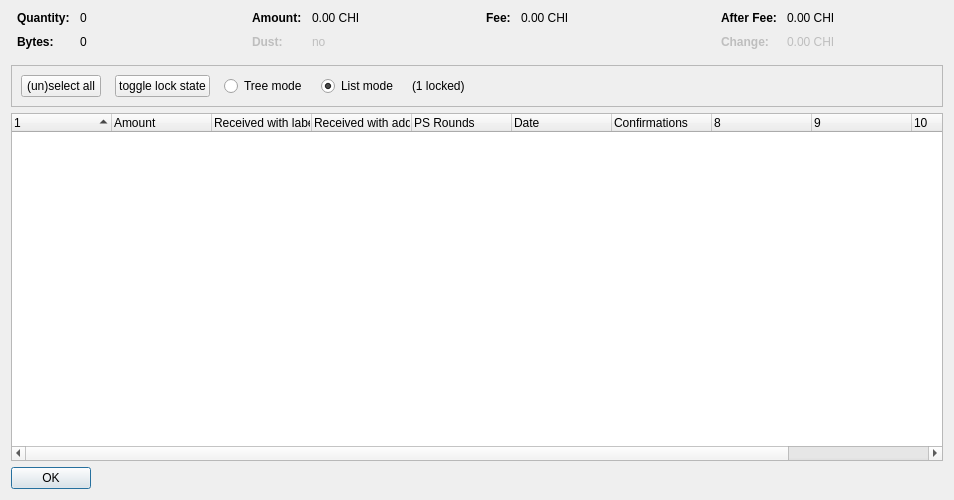
<?xml version="1.0" encoding="UTF-8"?>
<ui version="4.0">
 <class>CoinControlDialog</class>
 <widget class="QDialog" name="CoinControlDialog">
  <property name="geometry">
   <rect>
    <x>0</x>
    <y>0</y>
    <width>954</width>
    <height>500</height>
   </rect>
  </property>
  <property name="windowTitle">
   <string>Coin Selection</string>
  </property>
  <layout class="QVBoxLayout" name="verticalLayout">
   <item>
    <layout class="QHBoxLayout" name="horizontalLayoutTop" stretch="0,0,0,0">
     <property name="topMargin">
      <number>0</number>
     </property>
     <property name="bottomMargin">
      <number>10</number>
     </property>
     <item>
      <layout class="QFormLayout" name="formLayoutCoinControl1">
       <property name="horizontalSpacing">
        <number>10</number>
       </property>
       <property name="verticalSpacing">
        <number>10</number>
       </property>
       <property name="leftMargin">
        <number>6</number>
       </property>
       <property name="rightMargin">
        <number>6</number>
       </property>
       <item row="0" column="0">
        <widget class="QLabel" name="labelCoinControlQuantityText">
         <property name="font">
          <font>
           <weight>75</weight>
           <bold>true</bold>
          </font>
         </property>
         <property name="text">
          <string>Quantity:</string>
         </property>
        </widget>
       </item>
       <item row="0" column="1">
        <widget class="QLabel" name="labelCoinControlQuantity">
         <property name="cursor">
          <cursorShape>IBeamCursor</cursorShape>
         </property>
         <property name="contextMenuPolicy">
          <enum>Qt::ActionsContextMenu</enum>
         </property>
         <property name="text">
          <string notr="true">0</string>
         </property>
         <property name="textInteractionFlags">
          <set>Qt::LinksAccessibleByMouse|Qt::TextSelectableByKeyboard|Qt::TextSelectableByMouse</set>
         </property>
        </widget>
       </item>
       <item row="1" column="0">
        <widget class="QLabel" name="labelCoinControlBytesText">
         <property name="font">
          <font>
           <weight>75</weight>
           <bold>true</bold>
          </font>
         </property>
         <property name="text">
          <string>Bytes:</string>
         </property>
        </widget>
       </item>
       <item row="1" column="1">
        <widget class="QLabel" name="labelCoinControlBytes">
         <property name="cursor">
          <cursorShape>IBeamCursor</cursorShape>
         </property>
         <property name="contextMenuPolicy">
          <enum>Qt::ActionsContextMenu</enum>
         </property>
         <property name="text">
          <string notr="true">0</string>
         </property>
         <property name="textInteractionFlags">
          <set>Qt::LinksAccessibleByMouse|Qt::TextSelectableByKeyboard|Qt::TextSelectableByMouse</set>
         </property>
        </widget>
       </item>
      </layout>
     </item>
     <item>
      <layout class="QFormLayout" name="formLayoutCoinControl2">
       <property name="horizontalSpacing">
        <number>10</number>
       </property>
       <property name="verticalSpacing">
        <number>10</number>
       </property>
       <property name="leftMargin">
        <number>6</number>
       </property>
       <property name="rightMargin">
        <number>6</number>
       </property>
       <item row="0" column="0">
        <widget class="QLabel" name="labelCoinControlAmountText">
         <property name="font">
          <font>
           <weight>75</weight>
           <bold>true</bold>
          </font>
         </property>
         <property name="text">
          <string>Amount:</string>
         </property>
        </widget>
       </item>
       <item row="0" column="1">
        <widget class="QLabel" name="labelCoinControlAmount">
         <property name="cursor">
          <cursorShape>IBeamCursor</cursorShape>
         </property>
         <property name="contextMenuPolicy">
          <enum>Qt::ActionsContextMenu</enum>
         </property>
         <property name="text">
          <string notr="true">0.00 CHI</string>
         </property>
         <property name="textInteractionFlags">
          <set>Qt::LinksAccessibleByMouse|Qt::TextSelectableByKeyboard|Qt::TextSelectableByMouse</set>
         </property>
        </widget>
       </item>
       <item row="1" column="0">
        <widget class="QLabel" name="labelCoinControlLowOutputText">
         <property name="enabled">
          <bool>false</bool>
         </property>
         <property name="font">
          <font>
           <weight>75</weight>
           <bold>true</bold>
          </font>
         </property>
         <property name="text">
          <string>Dust:</string>
         </property>
        </widget>
       </item>
       <item row="1" column="1">
        <widget class="QLabel" name="labelCoinControlLowOutput">
         <property name="enabled">
          <bool>false</bool>
         </property>
         <property name="cursor">
          <cursorShape>IBeamCursor</cursorShape>
         </property>
         <property name="contextMenuPolicy">
          <enum>Qt::ActionsContextMenu</enum>
         </property>
         <property name="text">
          <string notr="true">no</string>
         </property>
         <property name="textInteractionFlags">
          <set>Qt::LinksAccessibleByMouse|Qt::TextSelectableByKeyboard|Qt::TextSelectableByMouse</set>
         </property>
        </widget>
       </item>
      </layout>
     </item>
     <item>
      <layout class="QFormLayout" name="formLayoutCoinControl3">
       <property name="horizontalSpacing">
        <number>10</number>
       </property>
       <property name="verticalSpacing">
        <number>10</number>
       </property>
       <property name="leftMargin">
        <number>6</number>
       </property>
       <property name="rightMargin">
        <number>6</number>
       </property>
       <item row="0" column="0">
        <widget class="QLabel" name="labelCoinControlFeeText">
         <property name="font">
          <font>
           <weight>75</weight>
           <bold>true</bold>
          </font>
         </property>
         <property name="text">
          <string>Fee:</string>
         </property>
        </widget>
       </item>
       <item row="0" column="1">
        <widget class="QLabel" name="labelCoinControlFee">
         <property name="cursor">
          <cursorShape>IBeamCursor</cursorShape>
         </property>
         <property name="contextMenuPolicy">
          <enum>Qt::ActionsContextMenu</enum>
         </property>
         <property name="text">
          <string notr="true">0.00 CHI</string>
         </property>
         <property name="textInteractionFlags">
          <set>Qt::LinksAccessibleByMouse|Qt::TextSelectableByKeyboard|Qt::TextSelectableByMouse</set>
         </property>
        </widget>
       </item>
      </layout>
     </item>
     <item>
      <layout class="QFormLayout" name="formLayoutCoinControl4">
       <property name="horizontalSpacing">
        <number>10</number>
       </property>
       <property name="verticalSpacing">
        <number>10</number>
       </property>
       <property name="leftMargin">
        <number>6</number>
       </property>
       <property name="rightMargin">
        <number>6</number>
       </property>
       <item row="0" column="0">
        <widget class="QLabel" name="labelCoinControlAfterFeeText">
         <property name="font">
          <font>
           <weight>75</weight>
           <bold>true</bold>
          </font>
         </property>
         <property name="text">
          <string>After Fee:</string>
         </property>
        </widget>
       </item>
       <item row="0" column="1">
        <widget class="QLabel" name="labelCoinControlAfterFee">
         <property name="cursor">
          <cursorShape>IBeamCursor</cursorShape>
         </property>
         <property name="contextMenuPolicy">
          <enum>Qt::ActionsContextMenu</enum>
         </property>
         <property name="text">
          <string notr="true">0.00 CHI</string>
         </property>
         <property name="textInteractionFlags">
          <set>Qt::LinksAccessibleByMouse|Qt::TextSelectableByKeyboard|Qt::TextSelectableByMouse</set>
         </property>
        </widget>
       </item>
       <item row="1" column="0">
        <widget class="QLabel" name="labelCoinControlChangeText">
         <property name="enabled">
          <bool>false</bool>
         </property>
         <property name="font">
          <font>
           <weight>75</weight>
           <bold>true</bold>
          </font>
         </property>
         <property name="text">
          <string>Change:</string>
         </property>
        </widget>
       </item>
       <item row="1" column="1">
        <widget class="QLabel" name="labelCoinControlChange">
         <property name="enabled">
          <bool>false</bool>
         </property>
         <property name="cursor">
          <cursorShape>IBeamCursor</cursorShape>
         </property>
         <property name="contextMenuPolicy">
          <enum>Qt::ActionsContextMenu</enum>
         </property>
         <property name="text">
          <string notr="true">0.00 CHI</string>
         </property>
         <property name="textInteractionFlags">
          <set>Qt::LinksAccessibleByMouse|Qt::TextSelectableByKeyboard|Qt::TextSelectableByMouse</set>
         </property>
        </widget>
       </item>
      </layout>
     </item>
    </layout>
   </item>
   <item>
    <widget class="QFrame" name="frame">
     <property name="minimumSize">
      <size>
       <width>0</width>
       <height>40</height>
      </size>
     </property>
     <property name="frameShape">
      <enum>QFrame::StyledPanel</enum>
     </property>
     <property name="frameShadow">
      <enum>QFrame::Sunken</enum>
     </property>
     <layout class="QHBoxLayout" name="horizontalLayout">
      <item>
       <layout class="QHBoxLayout" name="horizontalLayoutPanel" stretch="0,0,0,0,0,0">
        <property name="spacing">
         <number>14</number>
        </property>
        <item>
         <widget class="QPushButton" name="pushButtonSelectAll">
          <property name="sizePolicy">
           <sizepolicy hsizetype="Maximum" vsizetype="Fixed">
            <horstretch>0</horstretch>
            <verstretch>0</verstretch>
           </sizepolicy>
          </property>
          <property name="text">
           <string>(un)select all</string>
          </property>
          <property name="autoDefault">
           <bool>false</bool>
          </property>
         </widget>
        </item>
        <item>
         <widget class="QPushButton" name="pushButtonToggleLock">
          <property name="sizePolicy">
           <sizepolicy hsizetype="Maximum" vsizetype="Fixed">
            <horstretch>0</horstretch>
            <verstretch>0</verstretch>
           </sizepolicy>
          </property>
          <property name="text">
           <string>toggle lock state</string>
          </property>
          <property name="autoDefault">
           <bool>false</bool>
          </property>
         </widget>
        </item>
        <item>
         <widget class="QRadioButton" name="radioTreeMode">
          <property name="sizePolicy">
           <sizepolicy hsizetype="Maximum" vsizetype="Fixed">
            <horstretch>0</horstretch>
            <verstretch>0</verstretch>
           </sizepolicy>
          </property>
          <property name="text">
           <string>Tree mode</string>
          </property>
         </widget>
        </item>
        <item>
         <widget class="QRadioButton" name="radioListMode">
          <property name="sizePolicy">
           <sizepolicy hsizetype="Maximum" vsizetype="Fixed">
            <horstretch>0</horstretch>
            <verstretch>0</verstretch>
           </sizepolicy>
          </property>
          <property name="text">
           <string>List mode</string>
          </property>
          <property name="checked">
           <bool>true</bool>
          </property>
         </widget>
        </item>
        <item>
         <widget class="QLabel" name="labelLocked">
          <property name="text">
           <string>(1 locked)</string>
          </property>
         </widget>
        </item>
        <item>
         <spacer name="horizontalSpacer">
          <property name="orientation">
           <enum>Qt::Horizontal</enum>
          </property>
          <property name="sizeHint" stdset="0">
           <size>
            <width>40</width>
            <height>20</height>
           </size>
          </property>
         </spacer>
        </item>
       </layout>
      </item>
     </layout>
    </widget>
   </item>
   <item>
    <widget class="CoinControlTreeWidget" name="treeWidget">
     <property name="contextMenuPolicy">
      <enum>Qt::CustomContextMenu</enum>
     </property>
     <property name="sortingEnabled">
      <bool>false</bool>
     </property>
     <property name="columnCount">
      <number>11</number>
     </property>
     <attribute name="headerShowSortIndicator" stdset="0">
      <bool>true</bool>
     </attribute>
     <attribute name="headerStretchLastSection">
      <bool>false</bool>
     </attribute>
     <column>
      <property name="text">
       <string/>
      </property>
     </column>
     <column>
      <property name="text">
       <string>Amount</string>
      </property>
     </column>
     <column>
      <property name="text">
       <string>Received with label</string>
      </property>
     </column>
     <column>
      <property name="text">
       <string>Received with address</string>
      </property>
     </column>
     <column>
      <property name="text">
       <string>PS Rounds</string>
      </property>
     </column>
     <column>
      <property name="text">
       <string>Date</string>
      </property>
     </column>
     <column>
      <property name="text">
       <string>Confirmations</string>
      </property>
      <property name="toolTip">
       <string>Confirmed</string>
      </property>
     </column>
     <column>
      <property name="text">
       <string/>
      </property>
     </column>
     <column>
      <property name="text">
       <string/>
      </property>
     </column>
     <column>
      <property name="text">
       <string/>
      </property>
     </column>
     <column>
      <property name="text">
       <string/>
      </property>
     </column>
    </widget>
   </item>
   <item>
    <widget class="QDialogButtonBox" name="buttonBox">
     <property name="sizePolicy">
      <sizepolicy hsizetype="Maximum" vsizetype="Fixed">
       <horstretch>0</horstretch>
       <verstretch>0</verstretch>
      </sizepolicy>
     </property>
     <property name="orientation">
      <enum>Qt::Horizontal</enum>
     </property>
     <property name="standardButtons">
      <set>QDialogButtonBox::Ok</set>
     </property>
    </widget>
   </item>
  </layout>
 </widget>
 <customwidgets>
  <customwidget>
   <class>CoinControlTreeWidget</class>
   <extends>QTreeWidget</extends>
   <header>coincontroltreewidget.h</header>
  </customwidget>
 </customwidgets>
 <resources/>
 <connections/>
</ui>
